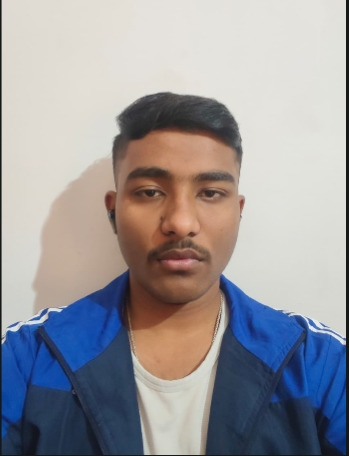
#> input picture data/rahulphoto1.jpg, 349 x 456 px, found by its file name
$ python day1_opencv.py
#> lines starting #> are read from the running program, lines starting #| are printed output that depends on the picture
import cv2

image = cv2.imread(r"C:\Users\susha\deepfake detector\data\rahulphoto1.jpg")
#> image is the input picture: shape (456, 349, 3); mean B, G, R 157.3, 153.2, 154.8

# print(image)
print(image.shape)
#| (456, 349, 3)

gray = cv2.cvtColor(image, cv2.COLOR_BGR2GRAY)
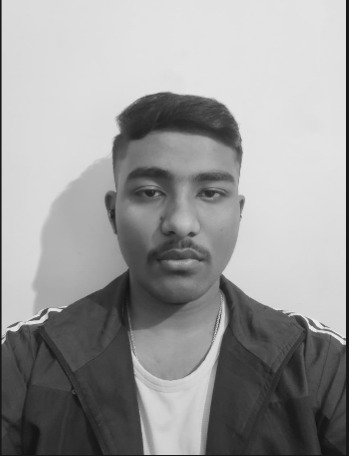
#> gray: shape (456, 349); min 16, max 240, mean 154.1

print("Original shape:", image.shape)
#| Original shape: (456, 349, 3)
print("Gray shape:", gray.shape)
#| Gray shape: (456, 349)


save=cv2.imwrite(r"C:\Users\susha\deepfake detector\data\rahulphoto1_gray.jpg", gray)
# [7 lines of commented-out code are left out]

$ run again, with data/image.png saved as data/rahulphoto1.jpg
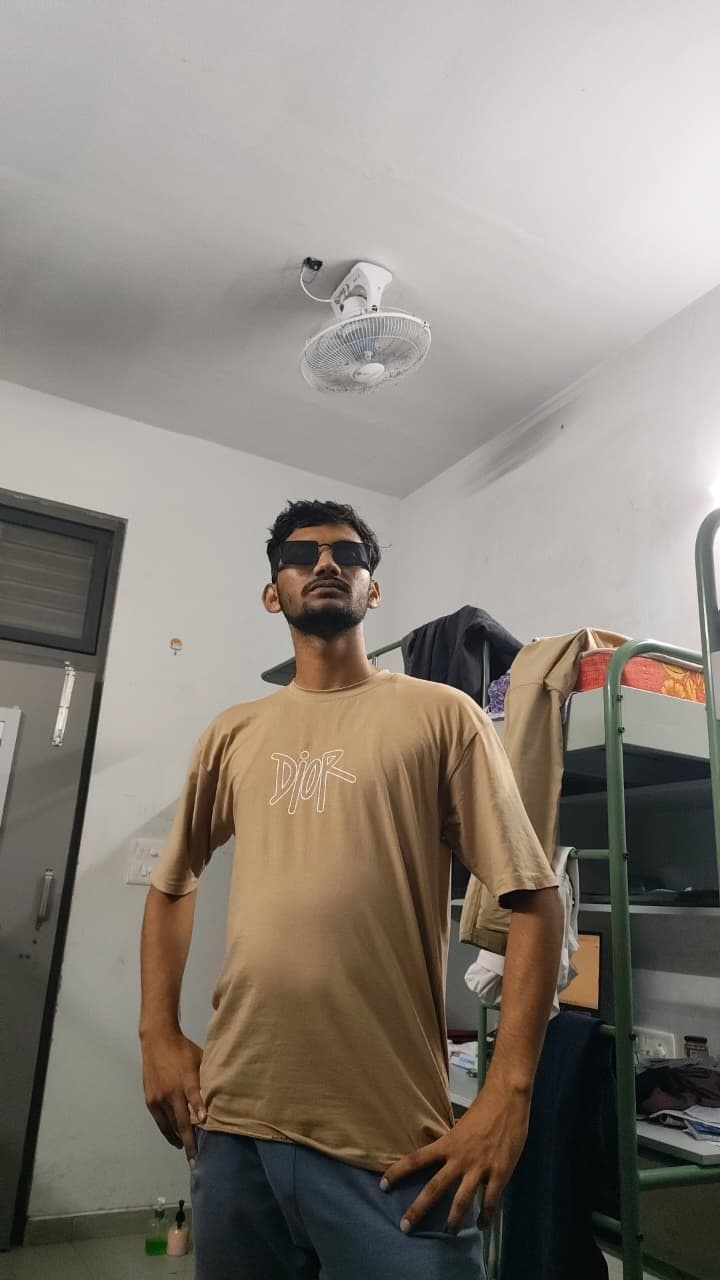
#> input picture data/image.png, 720 x 1280 px, found by its file name
#> image is the input picture: shape (1280, 720, 3); mean B, G, R 123.4, 131.9, 139.4
#| (1280, 720, 3)
#> `gray = cv2.cvtColor(image, cv2.COLOR_BGR2GRAY)`:
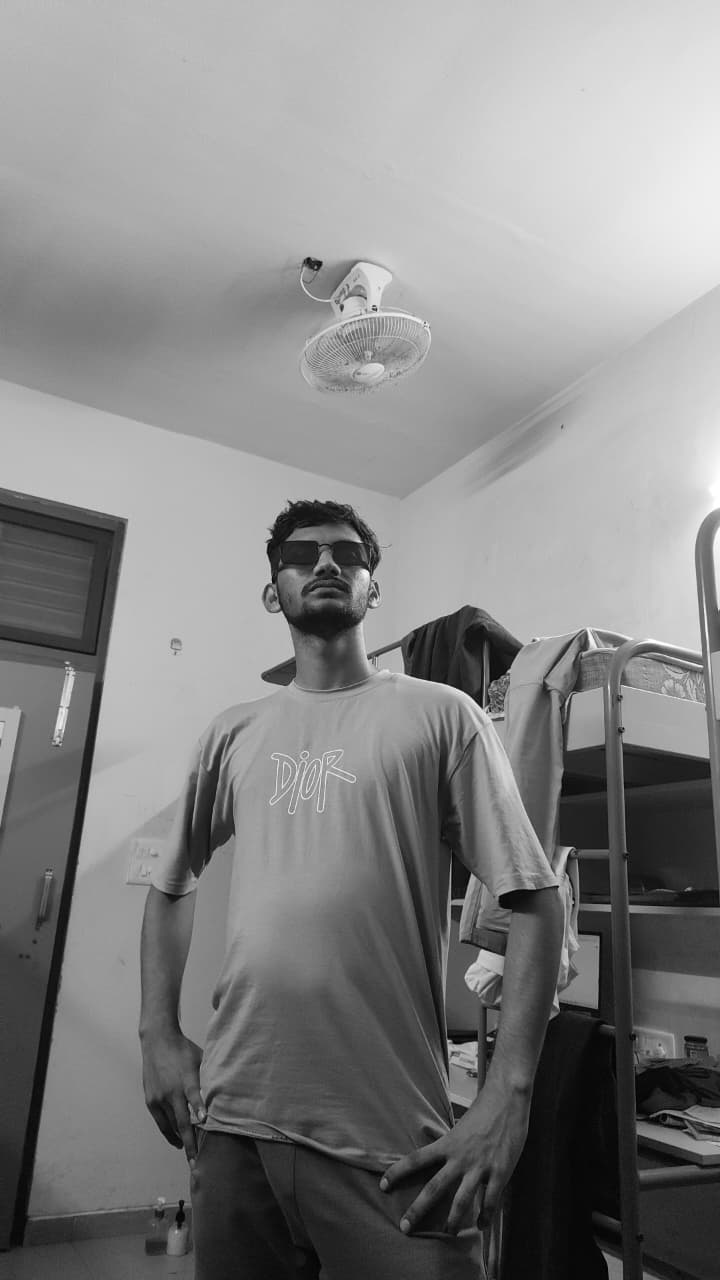
#> gray: shape (1280, 720); min 0, max 255, mean 133.2
#| Original shape: (1280, 720, 3)
#| Gray shape: (1280, 720)
